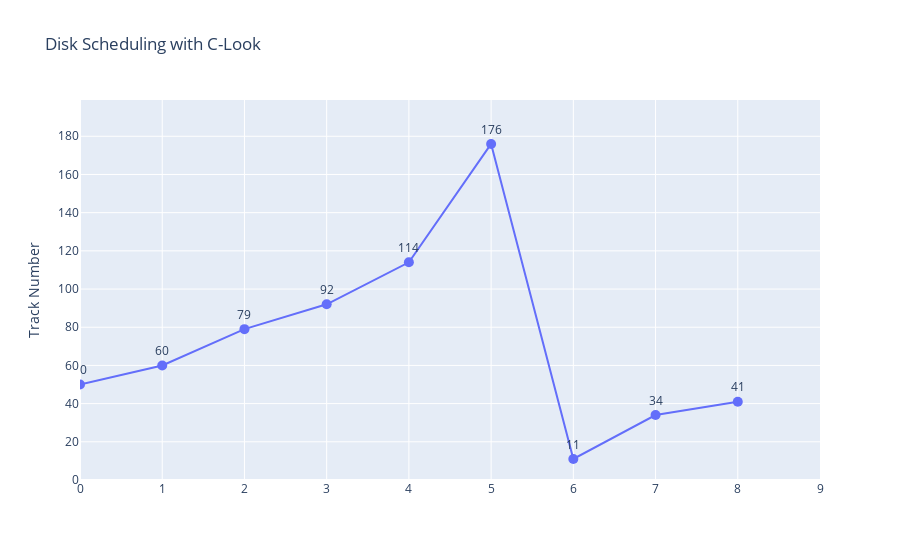

The code cell stored with this chart in its notebook:
### Code cell
clook(seq, init_head, max_track)

### Figure 1 — Plotly figure (JSON) as saved in the notebook; plotly's stock layout.template omitted (floating-point values rounded to 4 significant figures)
{"data": [{"marker": {"size": 10}, "mode": "lines+markers+text", "name": "Scatter Plot", "text": ["50", "60", "79", "92", "114", "176", "11", "34", "41"], "textposition": "top center", "type": "scatter", "x": [0, 1, 2, 3, 4, 5, 6, 7, 8, 9], "y": [50, 60, 79, 92, 114, 176, 11, 34, 41]}], "layout": {"autosize": true, "title": {"text": "Disk Scheduling with C-Look"}, "xaxis": {"range": [0, 9], "title": {"text": " "}, "type": "linear"}, "yaxis": {"range": [0, 199], "title": {"text": "Track Number"}, "type": "linear"}}}
